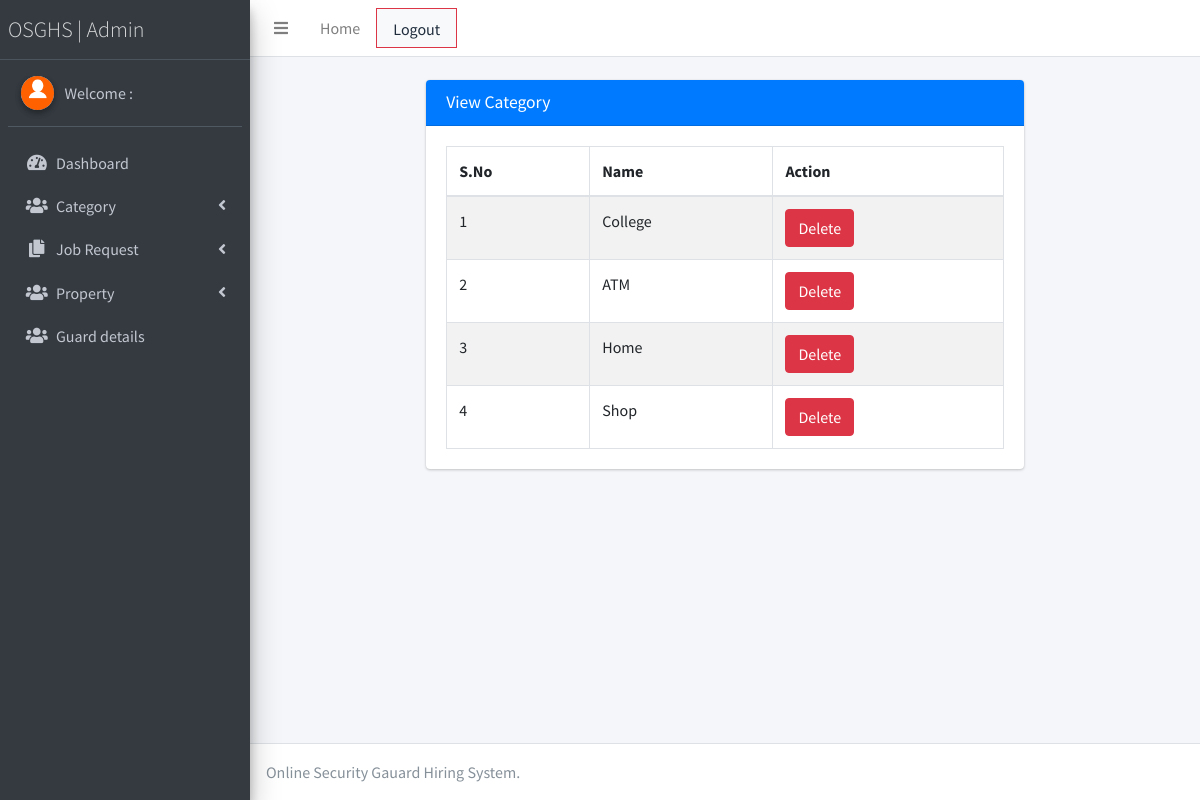
Page /admin/view_category.php (signed in) on the earlier database version.
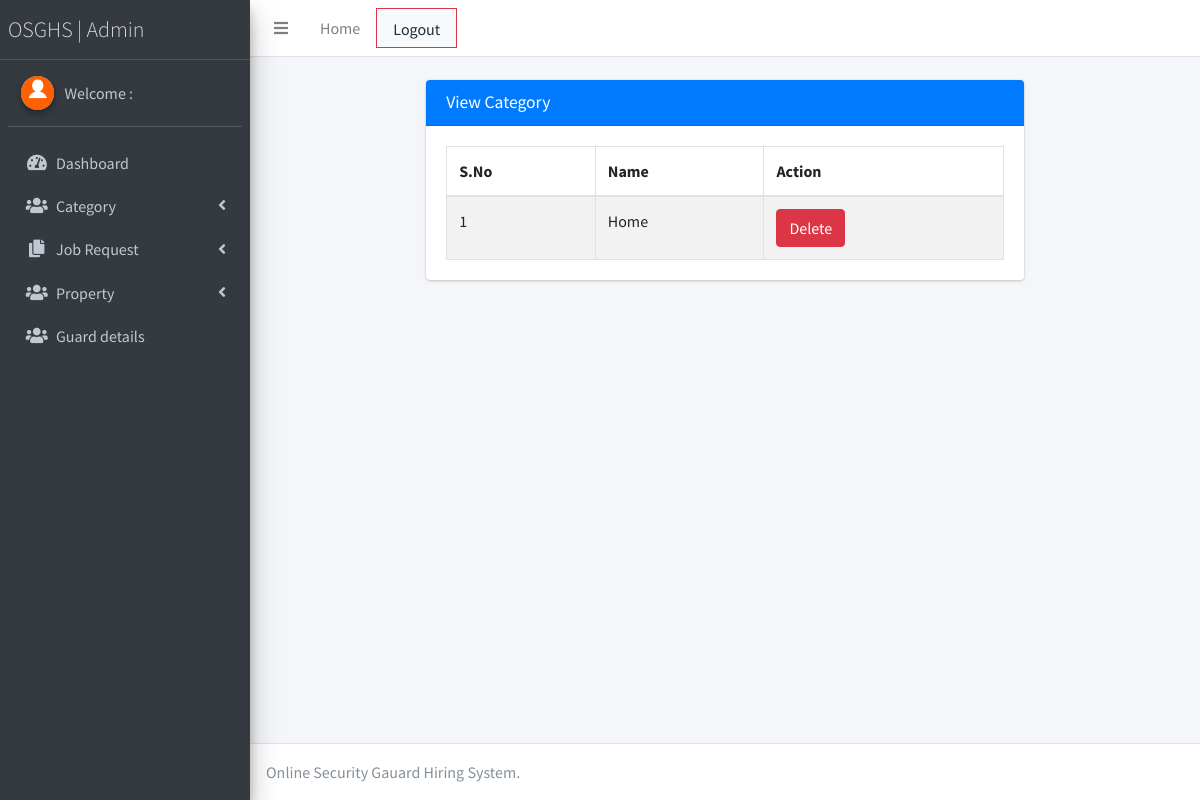
Same page on the later database version.
### tables this page shows
CREATE TABLE `category` (
  `id` int(11) NOT NULL,
  `cat_name` varchar(500) NOT NULL,
  `status` varchar(100) NOT NULL,
  `created_date` timestamp NOT NULL DEFAULT current_timestamp(),
  `updated_date` timestamp NOT NULL DEFAULT current_timestamp()
);

### admin/view_category.php (the view, shortened to what this page needs)
<?php include_once('./header.php');?>
<?php include_once('./sidebar.php');?>
  <div class="content-wrapper">
    <div class="content-header">
      <div class="container-fluid">
        <section class="content">
      <div class="container-fluid">
        <div class="row">
          <div class="col-md-8 offset-2">
            <div class="card card-primary">
              <div class="card-header">
                <h3 class="card-title">View Category</h3>
              </div>
              <div class="card-body">
              <table id="example1" class="table table-bordered table-striped">
                <thead>
                <tr>
                  <th>S.No</th>
                  <th>Name</th>
                  <th>Action</th>
                </tr>
                </thead>
                <tbody>
                <?php
                        $qry="select * from category ";
                        $exc=mysqli_query($con,$qry);
                        $i=1;
                        while($row=mysqli_fetch_array($exc)) {
                        ?>
                    <tr>
                    <td><?php echo $i ?></td>
                    <td><?php echo $row['cat_name'] ?></td>
                    <td>
                    <a href="./view_category.php?cat_id=<?php echo $row['id'] ?>" onClick="return confirm('Do you really want to delete?');" class="btn btn-danger">Delete</a>
                    </td>
                    </tr>
                <?php
                     $i++;
                    } ?>
                </tbody>
              </table>
            </div>
            </div>
          </div>
        </div>
      </div>
    </section>
      </div>
    </div>
      </div>
  </div>
  <?php include_once('./footer.php');?>

Differences in the rows shown:
removed category: cat_name "College"
removed category: cat_name "ATM"
removed category: cat_name "Shop"
